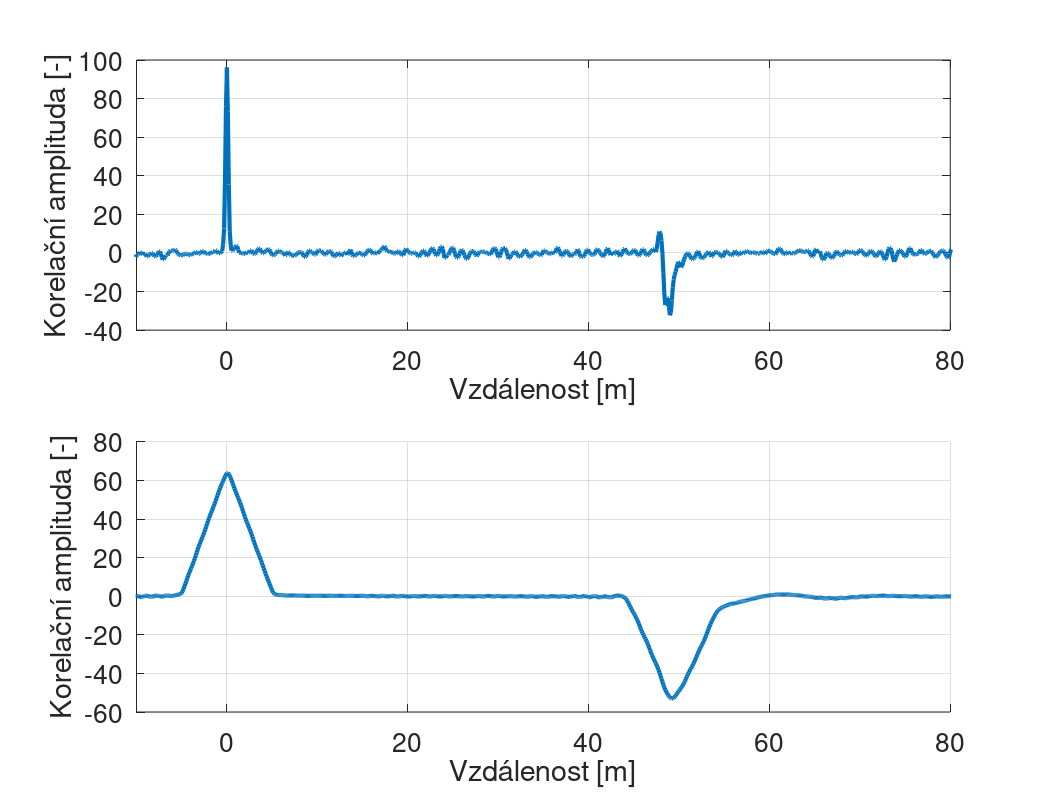

The MATLAB script that drew this image: (Note: this script raises an error after producing the figure.)
clc;
clear all;
close all;

addpath("../:../data/")

%------------------------------------------------------------------------------%
%% Packages 
pkg load signal

%------------------------------------------------------------------------------%
%% Module setups
fs = 1e9;
v_c = 3*10^8; % [m/s]
v_factor = 0.695; % [-]; velocity factor

% antenna (conditions: order10, 500mV) 
ref10 = load('antena_forward_1023_500mv.txt'); 
meas10 = load('antena_back_1023_500mv.txt');

% antenna (conditions: order11, 50mV)
ref11 = load('antena_forward_11_50mv.txt'); 
meas11 = load('antena_back_11_50mv.txt');


xc10 = xcorr(meas10, ref10);
bound = (length(xc10) - 1)/(2*fs);
xd10 = v_c*v_factor*[-bound:1/fs:bound]/2;


xc11 = xcorr(meas11, ref11);
bound = (length(xc11) - 1)/(2*fs);
xd11 = v_c*v_factor*[-bound:1/fs:bound]/2;

%------------------------------------------------------------------------------%
%%Plot

figure(1)
subplot(2, 1, 1)
plot(xd10, xc10, "linewidth", 3)
xlim([-10, 80])
xlabel('{Vzdálenost [m]}')
ylabel('{Korelační amplituda [-]}')
grid on

orient('landscape')
set(gca, 'fontsize', 19);

subplot(2, 1, 2)
hold on
plot(xd11, xc11, "linewidth", 3)
xlim([-10, 80])
xlabel('{Vzdálenost [m]}')
ylabel('{Korelační amplituda [-]}')
grid on

orient('landscape')
set(gca, 'fontsize', 19);
%------------------------------------------------------------------------------%
%%Plot
target = '../../../doc/outputs/real/'
name = 'labdev_antenna.tex'
name_inc = 'labdev_antenna-inc.eps'

print(name, '-dtex');

path = strcat(target, name)
path_inc = strcat(target, name_inc)

movefile(name, path)
movefile(name_inc, path_inc)

